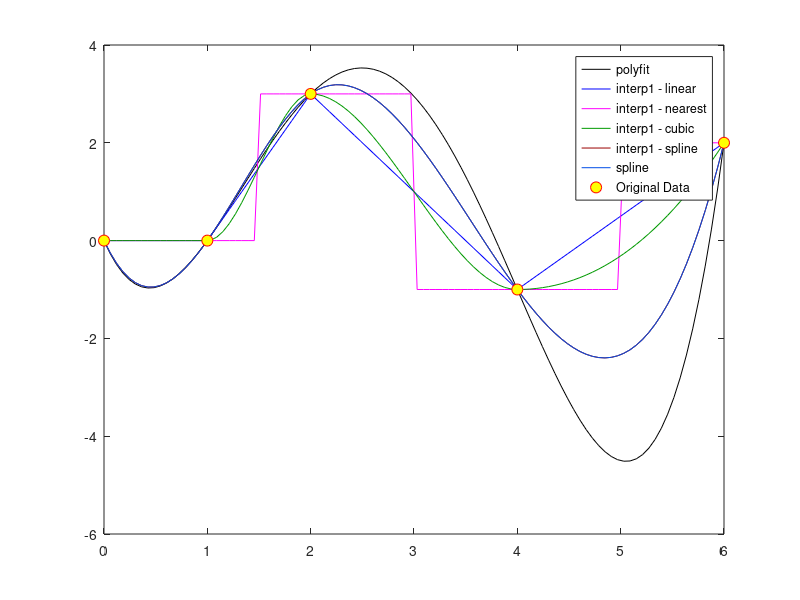

Reproduce this figure in MATLAB.
clc;
clear;
close all;

x=[0 1 2 4 6];
y=[0 0 3 -1 2];

xx=linspace(min(x),max(x),100);

p=polyfit(x,y,4);
yy1=polyval(p,xx);

yy2=interp1(x,y,xx,'linear');
yy3=interp1(x,y,xx,'nearest');
yy4=interp1(x,y,xx,'cubic');
yy5=interp1(x,y,xx,'spline');
yy6=spline(x,y,xx);


figure;
plot(xx,yy1,'k','DisplayName','polyfit');
hold on;
plot(xx,yy2,'b','DisplayName','interp1 - linear');
plot(xx,yy3,'m','DisplayName','interp1 - nearest');
plot(xx,yy4,'Color',[0 0.6 0],'DisplayName','interp1 - cubic');
plot(xx,yy5,'Color',[0.6 0 0],'DisplayName','interp1 - spline');
plot(xx,yy6,'Color',[0 0.3 0.9],'DisplayName','spline');
plot(x,y,'ro','MarkerSize',8,'MarkerFaceColor','y','DisplayName','Original Data');

legend show;


